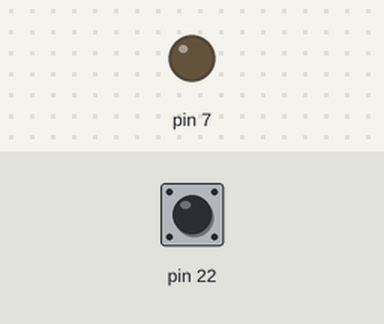
The program below on a simulated Raspberry Pi (header pin numbers). Parts: output pins drawn as LEDs (lit = HIGH). The test bench sets the inputs (shaded band); at power-on: pin 22 LOW.

Above: at 1.2 s.
1.3 s: pin 22 pulled HIGH for 0.15 s
At 1.37 s:
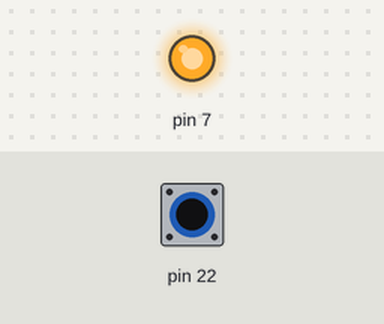
2.9 s: pin 22 pulled HIGH for 3.2 s
At 6.8 s:
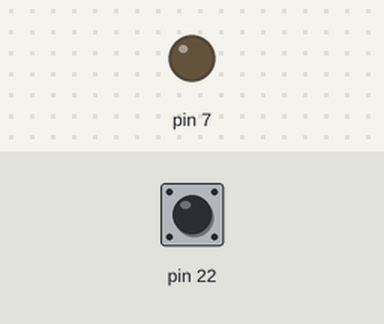
Timing chart, 0 to 8.3 s (numbered marks = the images above; inputs shaded):
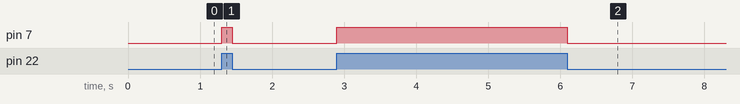

Measured:
- after the input at 1.3 s, pin 7: LOW → HIGH at once, → LOW 0.15 s later
- after the input at 2.9 s, pin 7: LOW → HIGH at once, → LOW 3.2 s later

The program:

test1.py
```python
import RPi.GPIO as GPIO

GPIO.setmode(GPIO.BOARD)

GPIO.setup(22,GPIO.IN, pull_up_down=GPIO.PUD_DOWN)

GPIO.setup(7,GPIO.OUT)
GPIO.output(7,0)

try:
	while True:
		GPIO.output(7, GPIO.input(22) )

except KeyboardInterrupt:
	GPIO.cleanup()
```
